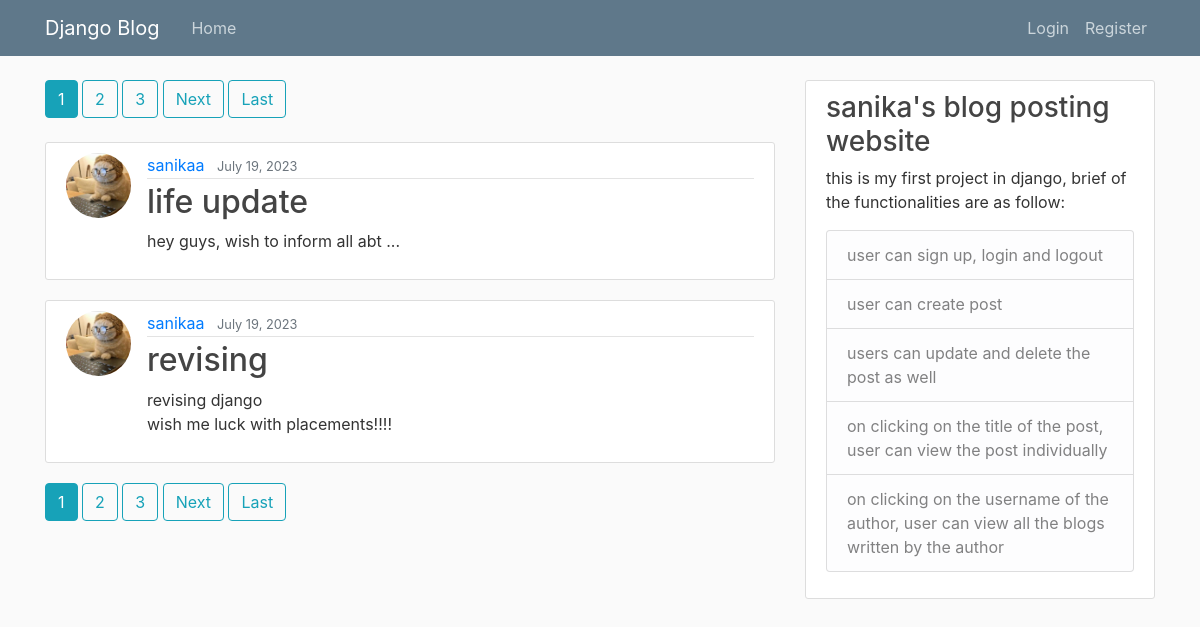
The page / on the database its author committed.
### blogApp/models.py (models this page shows, shortened)
class post(models.Model):
    title = models.CharField(max_length=100)
    content = models.TextField()
    date_posted = models.DateTimeField(default=timezone.now) #actual function as default value so no ()
    author = models.ForeignKey(User, on_delete=models.CASCADE) # if user is deleted then posts are also deleted not viceversa

### users/models.py (models this page shows, shortened)
class profile(models.Model):
    user = models.OneToOneField(User, on_delete=models.CASCADE) # cascade -  if user is deleted then delete the profile, but if we delete profile, user isnt deleted
    image = models.ImageField(default='default.jpg', upload_to='profile_pics')
    bio = models.TextField()

### blogApp/views.py (the view)
# urls.py: path('', PostListView.as_view(), name='blog-home'),
class PostListView(ListView):
    model = post
    template_name = 'blogApp/home.html'
    context_object_name = 'posts'
    ordering = ['-date_posted']
    paginate_by = 2

### blogApp/templates/blogApp/home.html (shortened to what this page needs)
{% extends 'blogApp/base.html' %}
{% block content %}
{% if is_paginated %}
{% for num in page_obj.paginator.page_range %}
{% if page_obj.number == num %}
<a class="btn btn-info mb-4" href="?page={{ num }}">{{ num }}</a>
{% elif num > page_obj.number|add:'-3' and num < page_obj.number|add:'3' %} <a class="btn btn-outline-info mb-4"
    href="?page={{ num }}">{{ num }}</a>
    {% endif %}
    {% endfor %}
    {% if page_obj.has_next %}
    <a class="btn btn-outline-info mb-4" href="?page={{ page_obj.next_page_number }}">Next</a>
    <a class="btn btn-outline-info mb-4" href="?page={{ page_obj.paginator.num_pages }}">Last</a>
    {% endif %}
    {% endif %}
    {% for post in posts %}
    <article class="media content-section">
        <img class="rounded-circle article-img" src="{{ post.author.profile.image.url }}">
        <div class="media-body">
            <div class="article-metadata">
                <a class="mr-2" href="{% url 'user_posts' post.author.username %}">{{ post.author }}</a>
                <small class="text-muted">{{ post.date_posted|date:"F d, Y" }}</small>
            </div>
            <h2><a class="article-title" href="{% url 'post_detail' post.id %}">{{ post.title }}</a></h2>
            <p class="article-content">{{ post.content }}</p>
        </div>
    </article>
    {% endfor %}
    {% if is_paginated %}
    {% for num in page_obj.paginator.page_range %}
    {% if page_obj.number == num %}
    <a class="btn btn-info mb-4" href="?page={{ num }}">{{ num }}</a>
    {% elif num > page_obj.number|add:'-3' and num < page_obj.number|add:'3' %} <a class="btn btn-outline-info mb-4"
        href="?page={{ num }}">{{ num }}</a>
        {% endif %}
        {% endfor %}
        {% if page_obj.has_next %}
        <a class="btn btn-outline-info mb-4" href="?page={{ page_obj.next_page_number }}">Next</a>
        <a class="btn btn-outline-info mb-4" href="?page={{ page_obj.paginator.num_pages }}">Last</a>
        {% endif %}
        {% endif %}
        {% endblock %}

### blogApp/templates/blogApp/base.html (shortened to what this page needs)
{% load static %}
<!DOCTYPE html>
<html lang="en">
<head>
    <link rel="stylesheet" href="https://cdn.jsdelivr.net/npm/bootstrap@4.0.0/dist/css/bootstrap.min.css"
>
    <link rel="stylesheet" type="text/css" href="{% static 'blogApp/main.css' %}">
</head>
<body>
    <header class="site-header">
        <nav class="navbar navbar-expand-md navbar-dark bg-steel fixed-top">
            <div class="container">
                <a class="navbar-brand mr-4" href="/">Django Blog</a>
                <div class="collapse navbar-collapse" id="navbarToggle">
                    <div class="navbar-nav mr-auto">
                        <a class="nav-item nav-link" href="{% url 'blog-home' %}">Home</a>
                    </div>
                    <div class="navbar-nav">
                        {% if user.is_authenticated %}
                            <a class="nav-item nav-link" href="{% url 'post_create' %}">Create Post</a>
                            <a class="nav-item nav-link" href="{% url 'profile' %}">Profile</a>
                            <a class="nav-item nav-link" href="{% url 'logout' %}">Logout</a>
                        {% else %}
                            <a class="nav-item nav-link" href="{% url 'login' %}">Login</a>
                            <a class="nav-item nav-link" href="{% url 'register' %}">Register</a>
                        {% endif %}
                    </div>
                </div>
            </div>
        </nav>
    </header>
    <main role="main" class="container">
        <div class="row">
            <div class="col-md-8">
                {% block content %}{% endblock %}
            </div>
            <div class="col-md-4">
                <div class="content-section">
                    <h3>sanika's blog posting website</h3>
                    <p>this is my first project in django, brief of the functionalities are as follow:
                    <ul class="list-group">
                        <li class="list-group-item list-group-item-light">user can sign up, login and logout</li>
                        <li class="list-group-item list-group-item-light">user can create post</li>
                        <li class="list-group-item list-group-item-light">users can update and delete the post as well</li>
                        <li class="list-group-item list-group-item-light">on clicking on the title of the post, user can view the post individually</li>
                        <li class="list-group-item list-group-item-light">on clicking on the username of the author, user can view all the blogs written by the author</li>
                    </ul>
                    </p>
                </div>
            </div>
        </div>
    </main>
</body>
</body>
</html>

### blogApp/static/blogApp/main.css (style rules this page uses)
body { background: #fafafa; color: #333333; margin-top: 5rem; }
h1, h2, h3, h4, h5, h6 { color: #444444; }
ul { margin: 0; }
.bg-steel { background-color: #5f788a; }
.site-header .navbar-nav .nav-link { color: #cbd5db; }
.content-section { background: #ffffff; padding: 10px 20px; border: 1px solid #dddddd; border-radius: 3px; margin-bottom: 20px; }
.article-title { color: #444444; }
.article-content { white-space: pre-line; }
.article-img { height: 65px; width: 65px; margin-right: 16px; }
.article-metadata { padding-bottom: 1px; margin-bottom: 4px; border-bottom: 1px solid #e3e3e3 }

### rows shown on the page
post: author.profile.image (picture), author "sanikaa", date_posted "July 19, 2023", title "life update", content "hey guys, wish to inform all abt ..."
post: author.profile.image (picture), author "sanikaa", date_posted "July 19, 2023", title "revising", content "revising django wish me luck with placements!!!!"

### other values the page prints
{{ num }} "1"
{{ num }} "2" "3"
